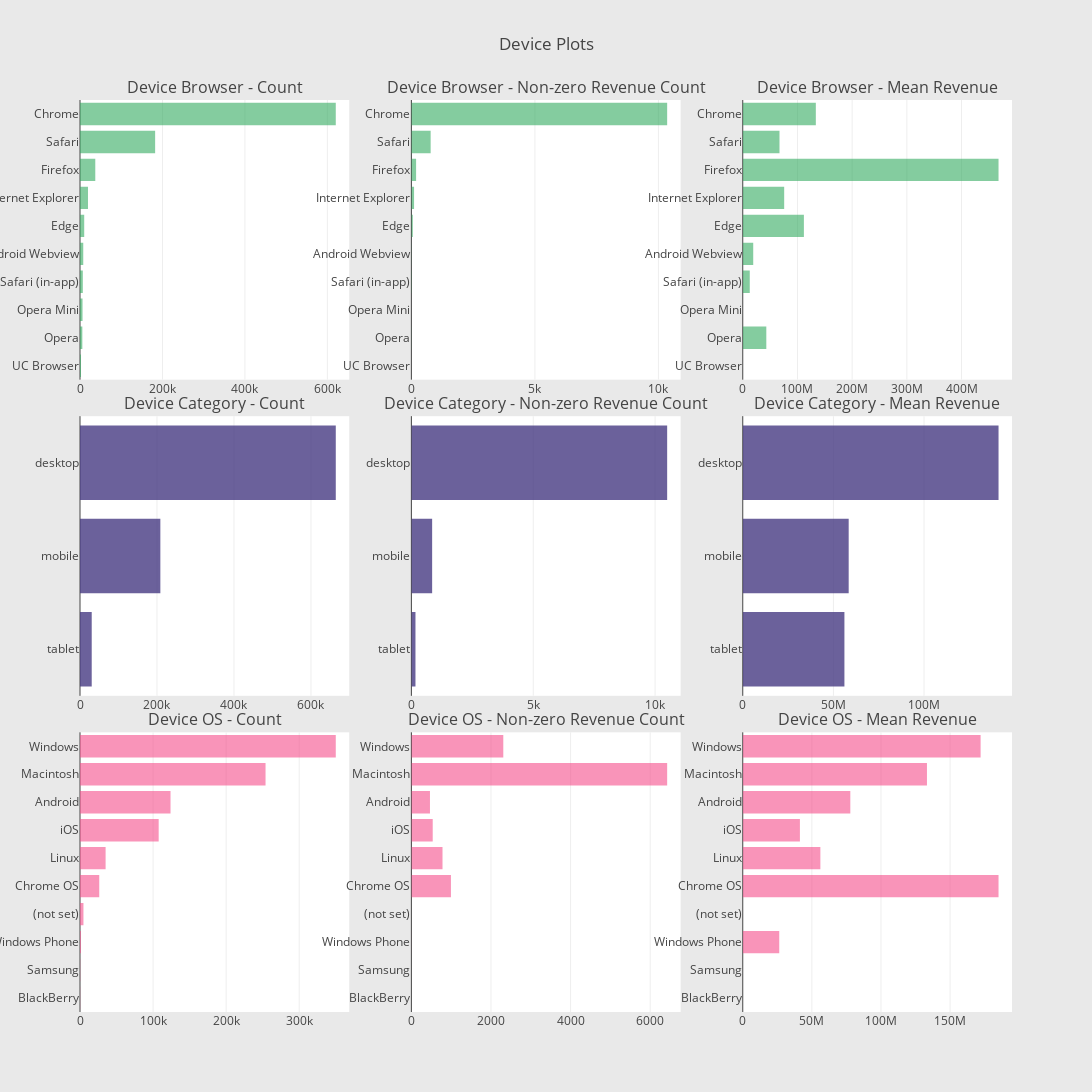

Notebook source saved alongside this figure:
### Markdown cell above
They are quite a few. Since the values are constant, we can just drop them from our feature list and save some memory and time in our modeling process. 

**Device Information:**

### Code cell
def horizontal_bar_chart(cnt_srs, color):
    trace = go.Bar(
        y=cnt_srs.index[::-1],
        x=cnt_srs.values[::-1],
        showlegend=False,
        orientation = 'h',
        marker=dict(
            color=color,
        ),
    )
    return trace

# Device Browser
cnt_srs = train_df.groupby('device.browser')['totals.transactionRevenue'].agg(['size', 'count', 'mean'])
cnt_srs.columns = ["count", "count of non-zero revenue", "mean"]
cnt_srs = cnt_srs.sort_values(by="count", ascending=False)
trace1 = horizontal_bar_chart(cnt_srs["count"].head(10), 'rgba(50, 171, 96, 0.6)')
trace2 = horizontal_bar_chart(cnt_srs["count of non-zero revenue"].head(10), 'rgba(50, 171, 96, 0.6)')
trace3 = horizontal_bar_chart(cnt_srs["mean"].head(10), 'rgba(50, 171, 96, 0.6)')

# Device Category
cnt_srs = train_df.groupby('device.deviceCategory')['totals.transactionRevenue'].agg(['size', 'count', 'mean'])
cnt_srs.columns = ["count", "count of non-zero revenue", "mean"]
cnt_srs = cnt_srs.sort_values(by="count", ascending=False)
trace4 = horizontal_bar_chart(cnt_srs["count"].head(10), 'rgba(71, 58, 131, 0.8)')
trace5 = horizontal_bar_chart(cnt_srs["count of non-zero revenue"].head(10), 'rgba(71, 58, 131, 0.8)')
trace6 = horizontal_bar_chart(cnt_srs["mean"].head(10), 'rgba(71, 58, 131, 0.8)')

# Operating system
cnt_srs = train_df.groupby('device.operatingSystem')['totals.transactionRevenue'].agg(['size', 'count', 'mean'])
cnt_srs.columns = ["count", "count of non-zero revenue", "mean"]
cnt_srs = cnt_srs.sort_values(by="count", ascending=False)
trace7 = horizontal_bar_chart(cnt_srs["count"].head(10), 'rgba(246, 78, 139, 0.6)')
trace8 = horizontal_bar_chart(cnt_srs["count of non-zero revenue"].head(10),'rgba(246, 78, 139, 0.6)')
trace9 = horizontal_bar_chart(cnt_srs["mean"].head(10),'rgba(246, 78, 139, 0.6)')

# Creating two subplots
fig = tools.make_subplots(rows=3, cols=3, vertical_spacing=0.04, 
                          subplot_titles=["Device Browser - Count", "Device Browser - Non-zero Revenue Count", "Device Browser - Mean Revenue",
                                          "Device Category - Count",  "Device Category - Non-zero Revenue Count", "Device Category - Mean Revenue", 
                                          "Device OS - Count", "Device OS - Non-zero Revenue Count", "Device OS - Mean Revenue"])

fig.append_trace(trace1, 1, 1)
fig.append_trace(trace2, 1, 2)
fig.append_trace(trace3, 1, 3)
fig.append_trace(trace4, 2, 1)
fig.append_trace(trace5, 2, 2)
fig.append_trace(trace6, 2, 3)
fig.append_trace(trace7, 3, 1)
fig.append_trace(trace8, 3, 2)
fig.append_trace(trace9, 3, 3)

fig['layout'].update(height=1200, width=1200, paper_bgcolor='rgb(233,233,233)', title="Device Plots")
py.iplot(fig, filename='device-plots')

### Figure 1 — Plotly figure (JSON) as saved in the notebook; plotly's stock layout.template omitted (floating-point values rounded to 4 significant figures)
{"data": [{"marker": {"color": "rgba(50, 171, 96, 0.6)"}, "orientation": "h", "showlegend": false, "type": "bar", "uid": "9276b43e-b038-11ec-88c4-0242ac130202", "x": [2427, 5643, 6139, 6850, 7865, 10205, 19375, 37069, 182245, 620364], "xaxis": "x", "y": ["UC Browser", "Opera", "Opera Mini", "Safari (in-app)", "Android Webview", "Edge", "Internet Explorer", "Firefox", "Safari", "Chrome"], "yaxis": "y"}, {"marker": {"color": "rgba(50, 171, 96, 0.6)"}, "orientation": "h", "showlegend": false, "type": "bar", "uid": "927777b6-b038-11ec-88c4-0242ac130202", "x": [0, 5, 0, 12, 6, 58, 109, 191, 780, 10353], "xaxis": "x2", "y": ["UC Browser", "Opera", "Opera Mini", "Safari (in-app)", "Android Webview", "Edge", "Internet Explorer", "Firefox", "Safari", "Chrome"], "yaxis": "y2"}, {"marker": {"color": "rgba(50, 171, 96, 0.6)"}, "orientation": "h", "showlegend": false, "type": "bar", "uid": "927818b0-b038-11ec-88c4-0242ac130202", "x": [null, 43070000, null, 12810000.0, 19140000.0, 111800000.0, 75740000.0, 467600000.0, 67180000.0, 133600000.0], "xaxis": "x3", "y": ["UC Browser", "Opera", "Opera Mini", "Safari (in-app)", "Android Webview", "Edge", "Internet Explorer", "Firefox", "Safari", "Chrome"], "yaxis": "y3"}, {"marker": {"color": "rgba(71, 58, 131, 0.8)"}, "orientation": "h", "showlegend": false, "type": "bar", "uid": "9278b054-b038-11ec-88c4-0242ac130202", "x": [30449, 208725, 664479], "xaxis": "x4", "y": ["tablet", "mobile", "desktop"], "yaxis": "y4"}, {"marker": {"color": "rgba(71, 58, 131, 0.8)"}, "orientation": "h", "showlegend": false, "type": "bar", "uid": "927940d2-b038-11ec-88c4-0242ac130202", "x": [168, 852, 10495], "xaxis": "x5", "y": ["tablet", "mobile", "desktop"], "yaxis": "y5"}, {"marker": {"color": "rgba(71, 58, 131, 0.8)"}, "orientation": "h", "showlegend": false, "type": "bar", "uid": "927a00bc-b038-11ec-88c4-0242ac130202", "x": [56080000.0, 58430000.0, 141100000.0], "xaxis": "x6", "y": ["tablet", "mobile", "desktop"], "yaxis": "y6"}, {"marker": {"color": "rgba(246, 78, 139, 0.6)"}, "orientation": "h", "showlegend": false, "type": "bar", "uid": "927a95d6-b038-11ec-88c4-0242ac130202", "x": [218, 280, 1216, 4695, 26337, 35034, 107665, 123892, 253938, 350072], "xaxis": "x7", "y": ["BlackBerry", "Samsung", "Windows Phone", "(not set)", "Chrome OS", "Linux", "iOS", "Android", "Macintosh", "Windows"], "yaxis": "y7"}, {"marker": {"color": "rgba(246, 78, 139, 0.6)"}, "orientation": "h", "showlegend": false, "type": "bar", "uid": "927b2b0e-b038-11ec-88c4-0242ac130202", "x": [0, 0, 1, 0, 994, 782, 536, 467, 6426, 2309], "xaxis": "x8", "y": ["BlackBerry", "Samsung", "Windows Phone", "(not set)", "Chrome OS", "Linux", "iOS", "Android", "Macintosh", "Windows"], "yaxis": "y8"}, {"marker": {"color": "rgba(246, 78, 139, 0.6)"}, "orientation": "h", "showlegend": false, "type": "bar", "uid": "927bbf56-b038-11ec-88c4-0242ac130202", "x": [null, null, 26400000, null, 185000000.0, 56150000.0, 41360000.0, 77820000.0, 133300000.0, 172100000.0], "xaxis": "x9", "y": ["BlackBerry", "Samsung", "Windows Phone", "(not set)", "Chrome OS", "Linux", "iOS", "Android", "Macintosh", "Windows"], "yaxis": "y9"}], "layout": {"annotations": [{"font": {"size": 16}, "showarrow": false, "text": "Device Browser - Count", "x": 0.1444, "xanchor": "center", "xref": "paper", "y": 1, "yanchor": "bottom", "yref": "paper"}, {"font": {"size": 16}, "showarrow": false, "text": "Device Browser - Non-zero Revenue Count", "x": 0.5, "xanchor": "center", "xref": "paper", "y": 1, "yanchor": "bottom", "yref": "paper"}, {"font": {"size": 16}, "showarrow": false, "text": "Device Browser - Mean Revenue", "x": 0.8556, "xanchor": "center", "xref": "paper", "y": 1, "yanchor": "bottom", "yref": "paper"}, {"font": {"size": 16}, "showarrow": false, "text": "Device Category - Count", "x": 0.1444, "xanchor": "center", "xref": "paper", "y": 0.6533, "yanchor": "bottom", "yref": "paper"}, {"font": {"size": 16}, "showarrow": false, "text": "Device Category - Non-zero Revenue Count", "x": 0.5, "xanchor": "center", "xref": "paper", "y": 0.6533, "yanchor": "bottom", "yref": "paper"}, {"font": {"size": 16}, "showarrow": false, "text": "Device Category - Mean Revenue", "x": 0.8556, "xanchor": "center", "xref": "paper", "y": 0.6533, "yanchor": "bottom", "yref": "paper"}, {"font": {"size": 16}, "showarrow": false, "text": "Device OS - Count", "x": 0.1444, "xanchor": "center", "xref": "paper", "y": 0.3067, "yanchor": "bottom", "yref": "paper"}, {"font": {"size": 16}, "showarrow": false, "text": "Device OS - Non-zero Revenue Count", "x": 0.5, "xanchor": "center", "xref": "paper", "y": 0.3067, "yanchor": "bottom", "yref": "paper"}, {"font": {"size": 16}, "showarrow": false, "text": "Device OS - Mean Revenue", "x": 0.8556, "xanchor": "center", "xref": "paper", "y": 0.3067, "yanchor": "bottom", "yref": "paper"}], "height": 1200, "paper_bgcolor": "rgb(233,233,233)", "title": "Device Plots", "width": 1200, "xaxis": {"anchor": "y", "domain": [0, 0.2889]}, "xaxis2": {"anchor": "y2", "domain": [0.3556, 0.6444]}, "xaxis3": {"anchor": "y3", "domain": [0.7111, 1]}, "xaxis4": {"anchor": "y4", "domain": [0, 0.2889]}, "xaxis5": {"anchor": "y5", "domain": [0.3556, 0.6444]}, "xaxis6": {"anchor": "y6", "domain": [0.7111, 1]}, "xaxis7": {"anchor": "y7", "domain": [0, 0.2889]}, "xaxis8": {"anchor": "y8", "domain": [0.3556, 0.6444]}, "xaxis9": {"anchor": "y9", "domain": [0.7111, 1]}, "yaxis": {"anchor": "x", "domain": [0.6933, 1]}, "yaxis2": {"anchor": "x2", "domain": [0.6933, 1]}, "yaxis3": {"anchor": "x3", "domain": [0.6933, 1]}, "yaxis4": {"anchor": "x4", "domain": [0.3467, 0.6533]}, "yaxis5": {"anchor": "x5", "domain": [0.3467, 0.6533]}, "yaxis6": {"anchor": "x6", "domain": [0.3467, 0.6533]}, "yaxis7": {"anchor": "x7", "domain": [0, 0.3067]}, "yaxis8": {"anchor": "x8", "domain": [0, 0.3067]}, "yaxis9": {"anchor": "x9", "domain": [0, 0.3067]}}}
